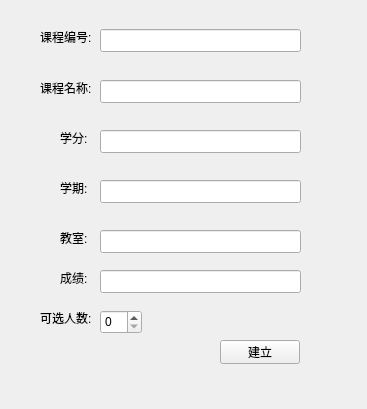
<?xml version="1.0" encoding="UTF-8"?>
<ui version="4.0">
 <class>Create_course</class>
 <widget class="QWidget" name="Create_course">
  <property name="geometry">
   <rect>
    <x>0</x>
    <y>0</y>
    <width>367</width>
    <height>409</height>
   </rect>
  </property>
  <property name="windowTitle">
   <string>教务端-新增课堂</string>
  </property>
  <widget class="QLabel" name="label">
   <property name="geometry">
    <rect>
     <x>40</x>
     <y>29</y>
     <width>53</width>
     <height>16</height>
    </rect>
   </property>
   <property name="text">
    <string>课程编号:</string>
   </property>
  </widget>
  <widget class="QLineEdit" name="le_number">
   <property name="geometry">
    <rect>
     <x>100</x>
     <y>29</y>
     <width>201</width>
     <height>23</height>
    </rect>
   </property>
  </widget>
  <widget class="QLineEdit" name="le_name">
   <property name="geometry">
    <rect>
     <x>100</x>
     <y>80</y>
     <width>201</width>
     <height>23</height>
    </rect>
   </property>
  </widget>
  <widget class="QLabel" name="label_2">
   <property name="geometry">
    <rect>
     <x>40</x>
     <y>80</y>
     <width>53</width>
     <height>16</height>
    </rect>
   </property>
   <property name="text">
    <string>课程名称:</string>
   </property>
  </widget>
  <widget class="QLineEdit" name="le_credit">
   <property name="geometry">
    <rect>
     <x>100</x>
     <y>130</y>
     <width>201</width>
     <height>23</height>
    </rect>
   </property>
  </widget>
  <widget class="QLabel" name="label_3">
   <property name="geometry">
    <rect>
     <x>60</x>
     <y>130</y>
     <width>53</width>
     <height>16</height>
    </rect>
   </property>
   <property name="text">
    <string>学分:</string>
   </property>
  </widget>
  <widget class="QLineEdit" name="le_term">
   <property name="geometry">
    <rect>
     <x>100</x>
     <y>180</y>
     <width>201</width>
     <height>23</height>
    </rect>
   </property>
  </widget>
  <widget class="QLabel" name="label_4">
   <property name="geometry">
    <rect>
     <x>60</x>
     <y>180</y>
     <width>53</width>
     <height>16</height>
    </rect>
   </property>
   <property name="text">
    <string>学期:</string>
   </property>
  </widget>
  <widget class="QLineEdit" name="le_clase">
   <property name="geometry">
    <rect>
     <x>100</x>
     <y>230</y>
     <width>201</width>
     <height>23</height>
    </rect>
   </property>
  </widget>
  <widget class="QLineEdit" name="le_score">
   <property name="geometry">
    <rect>
     <x>100</x>
     <y>270</y>
     <width>201</width>
     <height>23</height>
    </rect>
   </property>
  </widget>
  <widget class="QLabel" name="label_5">
   <property name="geometry">
    <rect>
     <x>60</x>
     <y>230</y>
     <width>53</width>
     <height>16</height>
    </rect>
   </property>
   <property name="text">
    <string>教室:</string>
   </property>
  </widget>
  <widget class="QLabel" name="label_6">
   <property name="geometry">
    <rect>
     <x>60</x>
     <y>270</y>
     <width>53</width>
     <height>16</height>
    </rect>
   </property>
   <property name="text">
    <string>成绩:</string>
   </property>
  </widget>
  <widget class="QPushButton" name="pb_create">
   <property name="geometry">
    <rect>
     <x>220</x>
     <y>340</y>
     <width>80</width>
     <height>24</height>
    </rect>
   </property>
   <property name="text">
    <string>建立</string>
   </property>
  </widget>
  <widget class="QSpinBox" name="sb_max_pelple">
   <property name="geometry">
    <rect>
     <x>100</x>
     <y>310</y>
     <width>42</width>
     <height>24</height>
    </rect>
   </property>
  </widget>
  <widget class="QLabel" name="label_7">
   <property name="geometry">
    <rect>
     <x>40</x>
     <y>310</y>
     <width>53</width>
     <height>16</height>
    </rect>
   </property>
   <property name="text">
    <string>可选人数:</string>
   </property>
  </widget>
 </widget>
 <resources/>
 <connections/>
</ui>
